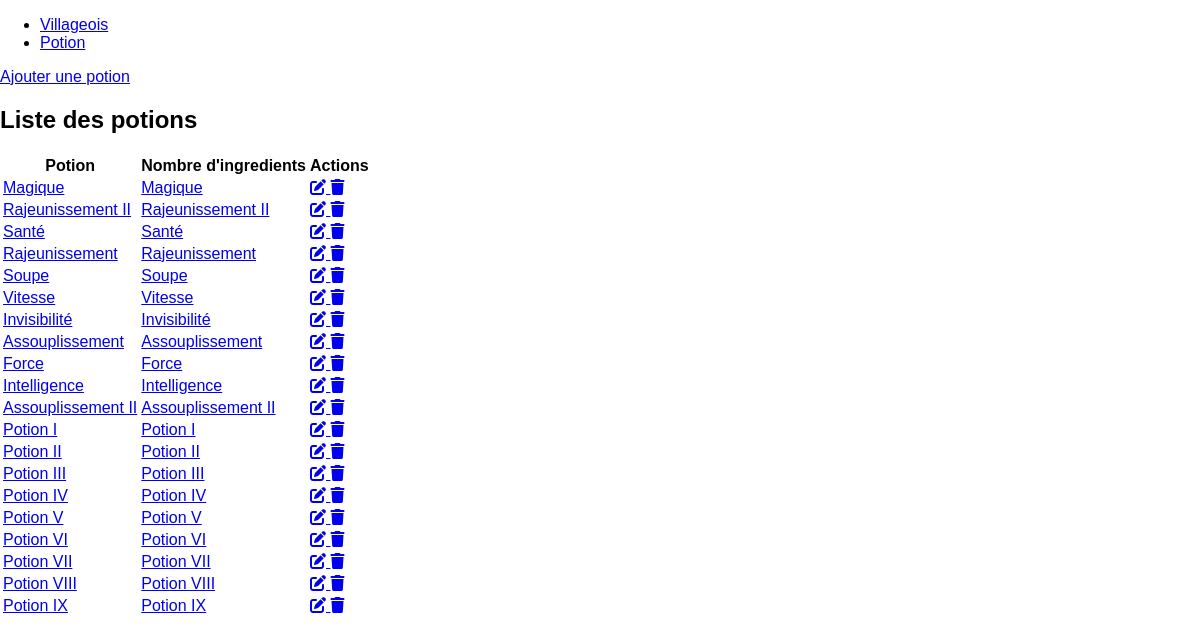
The page /?ctrl=potion&method=allPotions on the database its author committed.
### tables this page shows
CREATE TABLE IF NOT EXISTS `potion` (
  `id` int(11) NOT NULL,
  `nomPotion` varchar(32) DEFAULT NULL,
  PRIMARY KEY (`id`)
);

### app/Router.php (called while the page is built, shortened)
<?php
abstract class Router {
    public static function handleRequest($get) {
        $ctrlname = "Controller\HomeController";
        $method = "index";
        if (isset($get['ctrl'])) {
            $ctrlname = "Controller\\" . ucfirst($get['ctrl']) . "Controller";
        }
        if (isset($get['method']) && class_exists($ctrlname)) {
            $ctrl = new $ctrlname();
        } else $ctrl = new HomeController();
        if (isset($get['id'])) {
            $id = $get['id'];
        } else $id = null;
        if (isset($get['method']) && method_exists($ctrl, $get['method'])) {
            $method = $get['method'];
        } else Router::redirectTo("home", "index", 1);
        return $ctrl->$method($id);
    }
}

### app/Autoloader.php (called while the page is built, shortened)
<?php
abstract class Autoloader {
    public static function autoload($class) {
        $parts = preg_split('#\\\#', $class);
        $className = array_pop($parts);
        $path = strtolower(implode(DS, $parts));
        $file = $className . '.php';
        $filepath = ROOT_DIR . $path . DS . $file;
    }
}

### app/DAO.php (called while the page is built, shortened)
<?php
abstract class DAO {
    public static function getConnection() {
        try {
            $pdo = new \PDO(
                'mysql:host=' . self::DB_HOST . ';dbname=' . self::DB_NAME . ';charset=utf8',
                self::DB_USER,
                self::DB_PASS,
                [
                    \PDO::ATTR_ERRMODE => \PDO::ERRMODE_EXCEPTION,
                    \PDO::ATTR_DEFAULT_FETCH_MODE => \PDO::FETCH_ASSOC
                ]
            );
            return $pdo;
        } catch (\Exception $e) {
            echo $e->getMessage();
            die();
        }
    }
}

### controller/PotionController.php (called while the page is built, shortened)
<?php
class PotionController{
    public function allPotions(){
        $manPotion = new PotionManager();
        $potions = $manPotion->findAll();
        return [
            "view" => "Potion/potions.php",
            "data" => [
                "potions" => $potions
            ],
            "titrePage" => "Liste des potions"
        ];
    }
}

### model/Manager/PotionManager.php (called while the page is built, shortened)
<?php
class PotionManager extends AbstractManager {
    private static $className = "Model\Entity\Potion";
    public function findAll() {
        $sql = "SELECT *
                FROM potion";
        return self::getResults(
            self::select($sql, null, true),
            self::$className
        );
    }
}

### app/AbstractManager.php (called while the page is built, shortened)
<?php
abstract class AbstractManager {
    private static $connection;
    protected static function connect() {
        self::$connection = DAO::getConnection();
    }
    protected static function getResults($rows, $class) {
        $results = [];
        if ($rows != null) {
            foreach ($rows as $row) {
                $results[] = new $class($row);
            }
        }
        return $results;
    }
    protected static function select($sql, $params = null, $multiple = true) {
        $stmt = self::$connection->prepare($sql);
        $stmt->execute($params);
        if ($multiple) {
            return $stmt->fetchAll();
        }
        return $stmt->fetch();
    }
}

### app/AbstractEntity.php (called while the page is built, shortened)
<?php
abstract class AbstractEntity {
    protected function hydrate($data) {
        foreach ($data as $field => $value) {
            $fieldArray = explode("_", $field);
            $method = "set" . ucfirst($fieldArray[0]);
        }
    }
}

### model/Entity/Potion.php (called while the page is built, shortened)
<?php
class Potion extends AbstractEntity {
    private $id;
    private $nomPotion;
    public function getId()
    {
        return $this->id;
    }
    public function getNomPotion()
    {
        return $this->nomPotion;
    }
    public function setId($id)
    {
        $this->id = $id;
        return $this;
    }
    public function setNomPotion($nomPotion)
    {
        $this->nomPotion = $nomPotion;
        return $this;
    }
}

### view/potion/potions.php (the view)
<?php
    $potions = $data ["potions"];
?>
<a href="?ctrl=potion&method=newPotion">Ajouter une potion</a>
<h2>Liste des potions</h2>
<table>
    <thead>
        <tr>
            <th>Potion</th>
            <th>Nombre d'ingredients</th>
            <th>Actions</th>
        </tr>
    </thead>
    <tbody>
    <?php
        foreach ($potions as $potion) { ?>
                <tr>
                    <td><a href="index.php?ctrl=potion&method=detailPotion&id=<?= $potion->getId() ?>"><?= $potion->getNomPotion()  ?></a></td>
                    <td><a href="index.php?ctrl=potion&method=detailPotion&id=<?= $potion->getId() ?>"><?= $potion->getNomPotion()  ?></a></td>
                    <td>
                        <a href="index.php?ctrl=potion&method=editPotion&id=<?= $potion->getId() ?>">
                            <i class="fas fa-edit"></i>
                        </a>
                        <a href="index.php?ctrl=potion&method=deletePotion&id=<?= $potion->getId() ?>">
                            <i class="fas fa-trash"></i>
                        </a>
                    </td>
                </tr>
         <?php }
    ?>
    </tbody>
</table>

### index.php (shortened to what this page needs)
<?php
require_once "app\Autoloader.php";
require SERVICE_PATH . "Router.php";
$result = Router::handleRequest($_GET);
if (is_array($result) && array_key_exists('view', $result)) {
    $data = isset($result['data']) ? $result['data'] : null;
    include VIEW_PATH . $result['view'];
}
$page = ob_get_contents();
require VIEW_PATH . "layout.php";

### view/layout.php (shortened to what this page needs)
<!DOCTYPE html>
<html lang="en">
<head>
    <link rel="stylesheet" href="public/css/style.css">
</head>
<body>
    <section id="nav">
        <div class="container">
            <nav class="nav">
                <ul>
                    <li><a href="?ctrl=villageois&method=allVillageois">Villageois</a></li>
                    <li><a href="?ctrl=potion&method=allPotions">Potion</a></li>
                </ul>
            </nav>
        </div>
    </section>
    <section id="main">
        <main>
            <div id="page">
                <?= $page ?>
            </div>
        </main>
    </section>
</body>
</html>

### public/css/style.css (style rules this page uses)
* { box-sizing: border-box; }
html, body { margin: 0; padding: 0; font-family: Arial, Helvetica, sans-serif; }

### rows shown on the page
potion: nomPotion "Magique"
potion: nomPotion "Rajeunissement II"
potion: nomPotion "Santé"
potion: nomPotion "Rajeunissement"
potion: nomPotion "Soupe"
potion: nomPotion "Vitesse"
potion: nomPotion "Invisibilité"
potion: nomPotion "Assouplissement"
potion: nomPotion "Force"
potion: nomPotion "Intelligence"
potion: nomPotion "Assouplissement II"
potion: nomPotion "Potion I"
potion: nomPotion "Potion II"
potion: nomPotion "Potion III"
potion: nomPotion "Potion IV"
potion: nomPotion "Potion V"
potion: nomPotion "Potion VI"
potion: nomPotion "Potion VII"
potion: nomPotion "Potion VIII"
potion: nomPotion "Potion IX"
